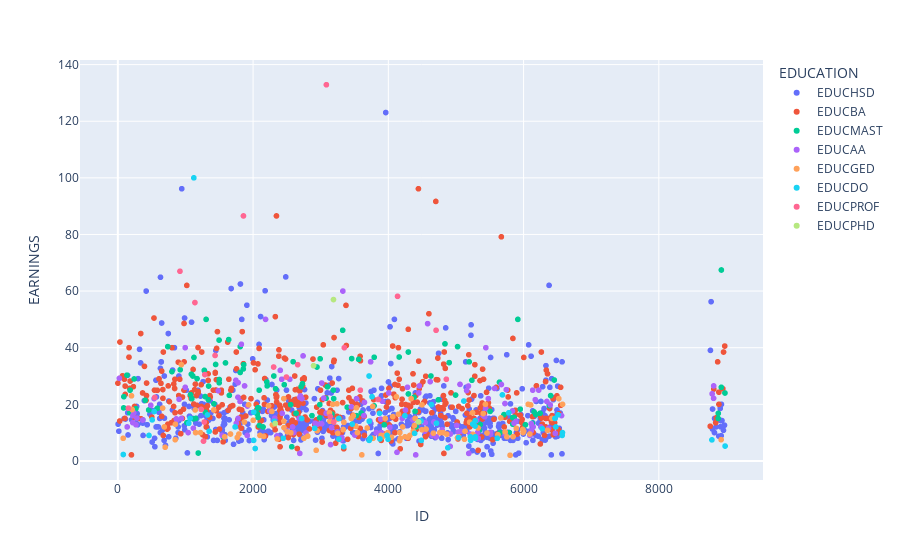

Notebook code for this chart:
### Code cell
# Check for Highest Educational qualification - Educational Profession with Earnings

df_data['EDUCATION'] = df_data[education_list].idxmax(axis=1)

px.scatter(data_frame=df_data, x='ID', y='EARNINGS', color='EDUCATION')

### Figure 1 — Plotly figure (JSON) as saved in the notebook; plotly's stock layout.template omitted (floating-point values rounded to 4 significant figures; data arrays with more than 128 entries replaced by an {"elided": "..."} marker saying what was removed)
{"data": [{"hovertemplate": "EDUCATION=EDUCHSD<br>ID=%{x}<br>EARNINGS=%{y}<extra></extra>", "legendgroup": "EDUCHSD", "marker": {"color": "#636efa", "symbol": "circle"}, "mode": "markers", "name": "EDUCHSD", "showlegend": true, "type": "scattergl", "x": {"elided": "586 int values"}, "xaxis": "x", "y": {"elided": "586 float values"}, "yaxis": "y"}, {"hovertemplate": "EDUCATION=EDUCBA<br>ID=%{x}<br>EARNINGS=%{y}<extra></extra>", "legendgroup": "EDUCBA", "marker": {"color": "#EF553B", "symbol": "circle"}, "mode": "markers", "name": "EDUCBA", "showlegend": true, "type": "scattergl", "x": {"elided": "454 int values"}, "xaxis": "x", "y": {"elided": "454 float values"}, "yaxis": "y"}, {"hovertemplate": "EDUCATION=EDUCMAST<br>ID=%{x}<br>EARNINGS=%{y}<extra></extra>", "legendgroup": "EDUCMAST", "marker": {"color": "#00cc96", "symbol": "circle"}, "mode": "markers", "name": "EDUCMAST", "showlegend": true, "type": "scattergl", "x": [8879, 2333, 2730, 2050, 8878, 4296, 5790, 1171, 800, 6454, 1809, 6181, 1095, 2945, 1446, 6383, 3458, 1119, 5236, 1151, 1497, 267, 5915, 3099, 2985, 4838, 4739, 4380, 1109, 2090, 3791, 6400, 1856, 1087, 4630, 8925, 4410, 585, 3598, 178, 2555, 5840, 2987, 5505, 89, 3187, 1649, 456, 2992, 135, 2074, 8978, 5652, 1810, 1126, 5195, 2083, 8924, 2572, 1862, 1075, 1639, 1338, 5644, 1022, 3561, 3079, 922, 2635, 3789, 5860, 5358, 3939, 1499, 6128, 3166, 241, 2710, 1421, 1305, 1342, 2092, 1189, 2208, 1556, 2461, 2147, 6244, 1296, 3527, 4994, 6155, 181, 1290, 5024, 4395, 3192, 6027, 2307, 2592, 5951, 3391, 2204, 2062, 2871, 5347, 4900, 404, 4160, 738, 1279, 3325, 1500, 5839, 2069, 1592, 5710, 86, 4297], "xaxis": "x", "y": [16.8, 25.48, 27.27, 16.92, 15, 38.46, 10, 29.07, 31.54, 28.57, 31.25, 16.35, 22, 33.17, 34.07, 19.5, 36.15, 14.83, 28.5, 15, 42.68, 18.46, 50, 26.15, 15.21, 41.35, 21.57, 22.5, 30, 25, 36.62, 23.08, 32.5, 30.63, 30, 67.45, 12, 18.6, 16.92, 16.99, 19.87, 12.98, 19.88, 17.5, 22.69, 25, 23.16, 18, 36.08, 30.29, 15.35, 23.99, 10, 40.38, 36.54, 35, 18.71, 26, 5, 34, 23.39, 42.86, 21.63, 27.81, 13.5, 35.88, 22.1, 32.21, 16.83, 19.48, 15.38, 12.85, 12.74, 27.6, 13.32, 16.54, 28.95, 26.24, 20.16, 50, 26.44, 12.5, 2.78, 26.5, 8.5, 26.92, 12, 16.83, 17.13, 16, 23.26, 17.31, 25, 22.73, 40.38, 17.5, 22, 12.77, 30, 35.04, 18.27, 18.99, 27.88, 16.64, 16, 10.82, 34.72, 21.42, 36.71, 40.38, 32, 46.15, 28.75, 15.28, 18.75, 34.62, 16.36, 18.72, 23.65], "yaxis": "y"}, {"hovertemplate": "EDUCATION=EDUCAA<br>ID=%{x}<br>EARNINGS=%{y}<extra></extra>", "legendgroup": "EDUCAA", "marker": {"color": "#ab63fa", "symbol": "circle"}, "mode": "markers", "name": "EDUCAA", "showlegend": true, "type": "scattergl", "x": {"elided": "135 int values"}, "xaxis": "x", "y": {"elided": "135 float values"}, "yaxis": "y"}, {"hovertemplate": "EDUCATION=EDUCGED<br>ID=%{x}<br>EARNINGS=%{y}<extra></extra>", "legendgroup": "EDUCGED", "marker": {"color": "#FFA15A", "symbol": "circle"}, "mode": "markers", "name": "EDUCGED", "showlegend": true, "type": "scattergl", "x": [79, 4337, 2752, 212, 2947, 3333, 1150, 6001, 5436, 4396, 5252, 6353, 3687, 4120, 3332, 5023, 1791, 4150, 3608, 4167, 2559, 6092, 1144, 3252, 2505, 2809, 848, 5039, 5845, 4558, 3774, 4177, 4170, 3913, 5403, 3130, 202, 1580, 4317, 4066, 1222, 1666, 5459, 1766, 2719, 5134, 6106, 4386, 1418, 2278, 3343, 5989, 4864, 5327, 3451, 4810, 8921, 6420, 3483, 3177, 3940, 4287, 4046, 2933, 5664, 2157, 3522, 3955, 1934, 5992, 939, 5621, 4761, 4667, 5126, 2102, 662, 4498, 3769, 6068, 3543, 4211, 4247, 3137, 3991, 852, 5726, 4499, 700, 5800, 6521, 5202, 2359, 5892, 1872, 5245, 687, 6576, 2229, 3892, 3528, 2002, 4369, 3254, 2454, 2286, 3240, 5753, 2457, 2456], "xaxis": "x", "y": [8, 22, 8, 18.14, 10.64, 11, 10, 10.5, 20, 15, 9.35, 10.81, 11.63, 22.65, 11.11, 8.15, 9.5, 16.5, 2.13, 7.15, 9.95, 9.5, 18, 9.74, 10.24, 8.75, 7.5, 8.5, 8.55, 11.25, 8, 8, 10, 8.5, 16.73, 17, 23, 8.5, 9, 15.65, 10, 9.5, 9.85, 8.25, 15, 10.47, 19.77, 12.5, 18, 17.5, 13.65, 11.11, 9.45, 11.63, 15, 10, 7.5, 15, 16, 20, 9, 8.33, 8.39, 3.75, 15.18, 8.67, 12.21, 14.96, 19.82, 10, 34, 9.25, 10, 9.8, 7.65, 9, 18.65, 19.8, 19.26, 20, 10, 12, 8.5, 14, 10, 12.95, 10.25, 11, 4.84, 2, 22, 13.69, 7.75, 11.5, 13.75, 17, 12, 20, 19.5, 9, 18.75, 14.35, 10.5, 14.81, 22, 12.75, 20.16, 8.5, 11.75, 14], "yaxis": "y"}, {"hovertemplate": "EDUCATION=EDUCDO<br>ID=%{x}<br>EARNINGS=%{y}<extra></extra>", "legendgroup": "EDUCDO", "marker": {"color": "#19d3f3", "symbol": "circle"}, "mode": "markers", "name": "EDUCDO", "showlegend": true, "type": "scattergl", "x": [5288, 1049, 2911, 3759, 3269, 1326, 6464, 4483, 5214, 5217, 3268, 2718, 537, 5611, 5781, 5282, 1124, 6276, 1068, 4389, 4638, 4245, 3466, 3715, 5286, 5687, 508, 6510, 8980, 6477, 1350, 81, 4880, 4488, 3340, 3876, 5038, 6570, 4712, 3981, 5248, 2445, 2031, 3717, 6575, 3718, 8785, 3871, 2314, 5117, 5283, 3732, 2010, 1734, 3996, 2008, 461], "xaxis": "x", "y": [8, 13.29, 11.5, 22.67, 15, 16.24, 15, 14.1, 8.5, 7.25, 7.69, 15, 17.44, 8, 17, 12.32, 100, 11.4, 15, 9.74, 19.9, 16, 13, 30, 8.5, 23.33, 14.5, 16.3, 5.25, 12, 10.47, 2.26, 4.64, 7.25, 5, 7.75, 8.25, 9, 13.33, 9, 13, 8, 4.38, 7.25, 10, 14, 7.43, 16.83, 14, 21.15, 14.17, 8, 17.25, 12, 7.65, 7.25, 9], "yaxis": "y"}, {"hovertemplate": "EDUCATION=EDUCPROF<br>ID=%{x}<br>EARNINGS=%{y}<extra></extra>", "legendgroup": "EDUCPROF", "marker": {"color": "#FF6692", "symbol": "circle"}, "mode": "markers", "name": "EDUCPROF", "showlegend": true, "type": "scattergl", "x": [1278, 3084, 3586, 4706, 2659, 2493, 3349, 3194, 3142, 1286, 1267, 546, 156, 4858, 4136, 919, 1233, 2304, 1438, 3850, 1140, 1858], "xaxis": "x", "y": [13.74, 132.9, 25, 46.15, 34, 29.62, 40, 13.74, 15.68, 30.49, 6.99, 22.44, 18.64, 28.85, 58.14, 67, 18.18, 33.17, 37.25, 21.73, 55.94, 86.54], "yaxis": "y"}, {"hovertemplate": "EDUCATION=EDUCPHD<br>ID=%{x}<br>EARNINGS=%{y}<extra></extra>", "legendgroup": "EDUCPHD", "marker": {"color": "#B6E880", "symbol": "circle"}, "mode": "markers", "name": "EDUCPHD", "showlegend": true, "type": "scattergl", "x": [2894, 4447, 2328, 3189], "xaxis": "x", "y": [33.65, 13.78, 13.22, 57], "yaxis": "y"}], "layout": {"legend": {"title": {"text": "EDUCATION"}, "tracegroupgap": 0}, "margin": {"t": 60}, "xaxis": {"anchor": "y", "domain": [0, 1], "title": {"text": "ID"}}, "yaxis": {"anchor": "x", "domain": [0, 1], "title": {"text": "EARNINGS"}}}}
